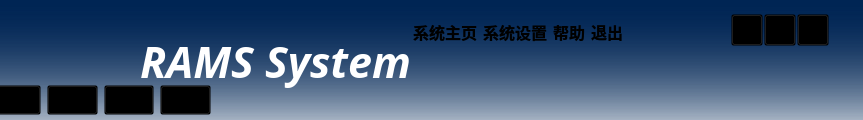
  <widget class="QWidget" name="title_Bar" native="true">
   <property name="geometry">
    <rect>
     <x>0</x>
     <y>0</y>
     <width>863</width>
     <height>120</height>
    </rect>
   </property>
   <property name="minimumSize">
    <size>
     <width>0</width>
     <height>120</height>
    </size>
   </property>
   <property name="maximumSize">
    <size>
     <width>16777215</width>
     <height>120</height>
    </size>
   </property>
   <property name="styleSheet">
    <string notr="true">background-color: qlineargradient(spread:pad, x1:0, y1:0, x2:0, y2:1, stop:0 rgba(0, 37, 84,255), stop:1 rgba(0, 37,84, 50));
</string>
   </property>
   <widget class="QWidget" name="user_Button" native="true">
    <property name="geometry">
     <rect>
      <x>-10</x>
      <y>80</y>
      <width>221</width>
      <height>41</height>
     </rect>
    </property>
    <property name="sizePolicy">
     <sizepolicy hsizetype="Fixed" vsizetype="Fixed">
      <horstretch>0</horstretch>
      <verstretch>0</verstretch>
     </sizepolicy>
    </property>
    <property name="styleSheet">
     <string notr="true">QWidget{background-color: transparent;}
QPushButton:hover
{	
	background-color: rgba(69, 95, 129,150);
}</string>
    </property>
    <layout class="QHBoxLayout" name="horizontalLayout_3">
     <item>
      <widget class="QPushButton" name="openFileButton">
       <property name="sizePolicy">
        <sizepolicy hsizetype="Preferred" vsizetype="Preferred">
         <horstretch>0</horstretch>
         <verstretch>0</verstretch>
        </sizepolicy>
       </property>
       <property name="minimumSize">
        <size>
         <width>0</width>
         <height>0</height>
        </size>
       </property>
       <property name="maximumSize">
        <size>
         <width>200</width>
         <height>30</height>
        </size>
       </property>
       <property name="styleSheet">
        <string notr="true">image: url(:/Mainpart/images/file_open.png);</string>
       </property>
       <property name="text">
        <string/>
       </property>
      </widget>
     </item>
     <item>
      <widget class="QPushButton" name="PrintButton">
       <property name="sizePolicy">
        <sizepolicy hsizetype="Preferred" vsizetype="Preferred">
         <horstretch>0</horstretch>
         <verstretch>0</verstretch>
        </sizepolicy>
       </property>
       <property name="minimumSize">
        <size>
         <width>0</width>
         <height>0</height>
        </size>
       </property>
       <property name="maximumSize">
        <size>
         <width>200</width>
         <height>30</height>
        </size>
       </property>
       <property name="styleSheet">
        <string notr="true">image: url(:/Mainpart/images/fax.png);</string>
       </property>
       <property name="text">
        <string/>
       </property>
      </widget>
     </item>
     <item>
      <widget class="QPushButton" name="sendButton">
       <property name="sizePolicy">
        <sizepolicy hsizetype="Preferred" vsizetype="Preferred">
         <horstretch>0</horstretch>
         <verstretch>0</verstretch>
        </sizepolicy>
       </property>
       <property name="minimumSize">
        <size>
         <width>0</width>
         <height>0</height>
        </size>
       </property>
       <property name="maximumSize">
        <size>
         <width>200</width>
         <height>30</height>
        </size>
       </property>
       <property name="styleSheet">
        <string notr="true">image: url(:/Mainpart/images/email.png);</string>
       </property>
       <property name="text">
        <string/>
       </property>
      </widget>
     </item>
     <item>
      <widget class="QPushButton" name="WifiButton">
       <property name="sizePolicy">
        <sizepolicy hsizetype="Preferred" vsizetype="Preferred">
         <horstretch>0</horstretch>
         <verstretch>0</verstretch>
        </sizepolicy>
       </property>
       <property name="minimumSize">
        <size>
         <width>0</width>
         <height>0</height>
        </size>
       </property>
       <property name="maximumSize">
        <size>
         <width>200</width>
         <height>30</height>
        </size>
       </property>
       <property name="styleSheet">
        <string notr="true">image: url(:/Mainpart/images/wifi.png);</string>
       </property>
       <property name="text">
        <string/>
       </property>
      </widget>
     </item>
    </layout>
    <zorder>PrintButton</zorder>
    <zorder>WifiButton</zorder>
    <zorder>openFileButton</zorder>
    <zorder>sendButton</zorder>
   </widget>
   <widget class="QWidget" name="topButtons" native="true">
    <property name="geometry">
     <rect>
      <x>730</x>
      <y>10</y>
      <width>101</width>
      <height>41</height>
     </rect>
    </property>
    <property name="sizePolicy">
     <sizepolicy hsizetype="Fixed" vsizetype="Fixed">
      <horstretch>0</horstretch>
      <verstretch>0</verstretch>
     </sizepolicy>
    </property>
    <property name="styleSheet">
     <string notr="true">
QPushButton#close:hover
{	
	background-color: rgb(255, 0, 0);
}
QPushButton#maxmize:hover
{
	background-color: rgba(240, 240, 240,200);
}
QPushButton#minimize:hover
{
	background-color: rgba(240, 240, 240,200);
}
QWidget
{
background-color: transparent;

}
</string>
    </property>
    <layout class="QHBoxLayout" name="horizontalLayout_4">
     <property name="spacing">
      <number>0</number>
     </property>
     <property name="leftMargin">
      <number>0</number>
     </property>
     <property name="topMargin">
      <number>0</number>
     </property>
     <property name="rightMargin">
      <number>0</number>
     </property>
     <property name="bottomMargin">
      <number>0</number>
     </property>
     <item>
      <widget class="QPushButton" name="minimize">
       <property name="minimumSize">
        <size>
         <width>32</width>
         <height>32</height>
        </size>
       </property>
       <property name="maximumSize">
        <size>
         <width>32</width>
         <height>32</height>
        </size>
       </property>
       <property name="text">
        <string/>
       </property>
      </widget>
     </item>
     <item>
      <widget class="QPushButton" name="maxmize">
       <property name="minimumSize">
        <size>
         <width>32</width>
         <height>32</height>
        </size>
       </property>
       <property name="maximumSize">
        <size>
         <width>32</width>
         <height>32</height>
        </size>
       </property>
       <property name="text">
        <string/>
       </property>
      </widget>
     </item>
     <item>
      <widget class="QPushButton" name="close">
       <property name="minimumSize">
        <size>
         <width>32</width>
         <height>32</height>
        </size>
       </property>
       <property name="maximumSize">
        <size>
         <width>32</width>
         <height>32</height>
        </size>
       </property>
       <property name="styleSheet">
        <string notr="true"/>
       </property>
       <property name="text">
        <string/>
       </property>
      </widget>
     </item>
    </layout>
   </widget>
   <widget class="QListWidget" name="listWidget">
    <property name="geometry">
     <rect>
      <x>410</x>
      <y>20</y>
      <width>311</width>
      <height>91</height>
     </rect>
    </property>
    <property name="font">
     <font>
      <pointsize>14</pointsize>
      <weight>75</weight>
      <bold>true</bold>
     </font>
    </property>
    <property name="autoFillBackground">
     <bool>true</bool>
    </property>
    <property name="styleSheet">
     <string notr="true">QListWidget{
background-color: transparent;
}

</string>
    </property>
    <property name="frameShape">
     <enum>QFrame::NoFrame</enum>
    </property>
    <property name="alternatingRowColors">
     <bool>false</bool>
    </property>
    <property name="flow">
     <enum>QListView::LeftToRight</enum>
    </property>
    <property name="resizeMode">
     <enum>QListView::Adjust</enum>
    </property>
    <property name="spacing">
     <number>15</number>
    </property>
    <property name="viewMode">
     <enum>QListView::IconMode</enum>
    </property>
    <item>
     <property name="text">
      <string>系统主页</string>
     </property>
     <property name="font">
      <font>
       <pointsize>12</pointsize>
       <weight>75</weight>
       <bold>true</bold>
      </font>
     </property>
     <property name="foreground">
      <brush brushstyle="NoBrush">
       <color alpha="255">
        <red>255</red>
        <green>255</green>
        <blue>255</blue>
       </color>
      </brush>
     </property>
     <property name="icon">
      <iconset resource="images.qrc">
       <normaloff>:/Mainpart/images/house.png</normaloff>:/Mainpart/images/house.png</iconset>
     </property>
    </item>
    <item>
     <property name="text">
      <string>系统设置</string>
     </property>
     <property name="font">
      <font>
       <pointsize>12</pointsize>
       <weight>75</weight>
       <bold>true</bold>
      </font>
     </property>
     <property name="foreground">
      <brush brushstyle="NoBrush">
       <color alpha="255">
        <red>255</red>
        <green>255</green>
        <blue>255</blue>
       </color>
      </brush>
     </property>
     <property name="icon">
      <iconset resource="images.qrc">
       <normaloff>:/Mainpart/images/gear.png</normaloff>:/Mainpart/images/gear.png</iconset>
     </property>
    </item>
    <item>
     <property name="text">
      <string>帮助</string>
     </property>
     <property name="font">
      <font>
       <pointsize>12</pointsize>
       <weight>75</weight>
       <bold>true</bold>
      </font>
     </property>
     <property name="foreground">
      <brush brushstyle="NoBrush">
       <color alpha="255">
        <red>255</red>
        <green>255</green>
        <blue>255</blue>
       </color>
      </brush>
     </property>
     <property name="icon">
      <iconset resource="images.qrc">
       <normaloff>:/Mainpart/images/？.png</normaloff>:/Mainpart/images/？.png</iconset>
     </property>
    </item>
    <item>
     <property name="text">
      <string>退出</string>
     </property>
     <property name="font">
      <font>
       <pointsize>12</pointsize>
       <weight>75</weight>
       <bold>true</bold>
      </font>
     </property>
     <property name="foreground">
      <brush brushstyle="NoBrush">
       <color alpha="255">
        <red>255</red>
        <green>255</green>
        <blue>255</blue>
       </color>
      </brush>
     </property>
     <property name="icon">
      <iconset resource="images.qrc">
       <normaloff>:/Mainpart/images/exit.png</normaloff>:/Mainpart/images/exit.png</iconset>
     </property>
    </item>
   </widget>
   <widget class="QLabel" name="school_icon">
    <property name="geometry">
     <rect>
      <x>10</x>
      <y>-10</y>
      <width>130</width>
      <height>100</height>
     </rect>
    </property>
    <property name="sizePolicy">
     <sizepolicy hsizetype="Fixed" vsizetype="Fixed">
      <horstretch>0</horstretch>
      <verstretch>0</verstretch>
     </sizepolicy>
    </property>
    <property name="minimumSize">
     <size>
      <width>120</width>
      <height>0</height>
     </size>
    </property>
    <property name="maximumSize">
     <size>
      <width>130</width>
      <height>100</height>
     </size>
    </property>
    <property name="styleSheet">
     <string notr="true">background-color: transparent;
image: url(:/Mainpart/images/3.2.1.png);</string>
    </property>
    <property name="text">
     <string/>
    </property>
    <property name="scaledContents">
     <bool>true</bool>
    </property>
    <property name="alignment">
     <set>Qt::AlignCenter</set>
    </property>
   </widget>
   <widget class="QLabel" name="SoftTitle">
    <property name="geometry">
     <rect>
      <x>140</x>
      <y>-10</y>
      <width>271</width>
      <height>101</height>
     </rect>
    </property>
    <property name="sizePolicy">
     <sizepolicy hsizetype="Fixed" vsizetype="Fixed">
      <horstretch>0</horstretch>
      <verstretch>0</verstretch>
     </sizepolicy>
    </property>
    <property name="font">
     <font>
      <family>Adobe Caslon Pro</family>
      <pointsize>32</pointsize>
      <weight>75</weight>
      <italic>true</italic>
      <bold>true</bold>
     </font>
    </property>
    <property name="styleSheet">
     <string notr="true">background-color: transparent;
color: rgb(255, 255, 255);</string>
    </property>
    <property name="text">
     <string>RAMS System</string>
    </property>
    <property name="alignment">
     <set>Qt::AlignBottom|Qt::AlignHCenter</set>
    </property>
   </widget>
   <widget class="QLabel" name="stytle_3">
    <property name="geometry">
     <rect>
      <x>0</x>
      <y>0</y>
      <width>50</width>
      <height>50</height>
     </rect>
    </property>
    <property name="minimumSize">
     <size>
      <width>50</width>
      <height>50</height>
     </size>
    </property>
    <property name="maximumSize">
     <size>
      <width>50</width>
      <height>50</height>
     </size>
    </property>
    <property name="styleSheet">
     <string notr="true">background-color:transparent;
image: url(:/Mainpart/images/7.1 (2).png);</string>
    </property>
    <property name="text">
     <string/>
    </property>
    <property name="scaledContents">
     <bool>true</bool>
    </property>
   </widget>
   <widget class="QLabel" name="stytle_4">
    <property name="geometry">
     <rect>
      <x>810</x>
      <y>0</y>
      <width>50</width>
      <height>50</height>
     </rect>
    </property>
    <property name="minimumSize">
     <size>
      <width>50</width>
      <height>50</height>
     </size>
    </property>
    <property name="maximumSize">
     <size>
      <width>50</width>
      <height>50</height>
     </size>
    </property>
    <property name="styleSheet">
     <string notr="true">background-color:transparent;
image: url(:/Mainpart/images/7.23(2).png);</string>
    </property>
    <property name="text">
     <string/>
    </property>
    <property name="scaledContents">
     <bool>true</bool>
    </property>
   </widget>
   <zorder>user_Button</zorder>
   <zorder>listWidget</zorder>
   <zorder>school_icon</zorder>
   <zorder>SoftTitle</zorder>
   <zorder>stytle_3</zorder>
   <zorder>stytle_4</zorder>
   <zorder>topButtons</zorder>
  </widget>
